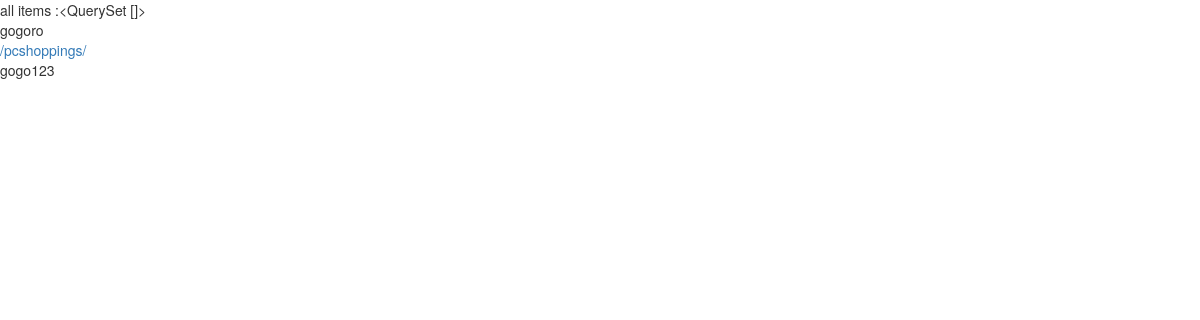
The page /pcshoppings/4 on the database as committed earlier.
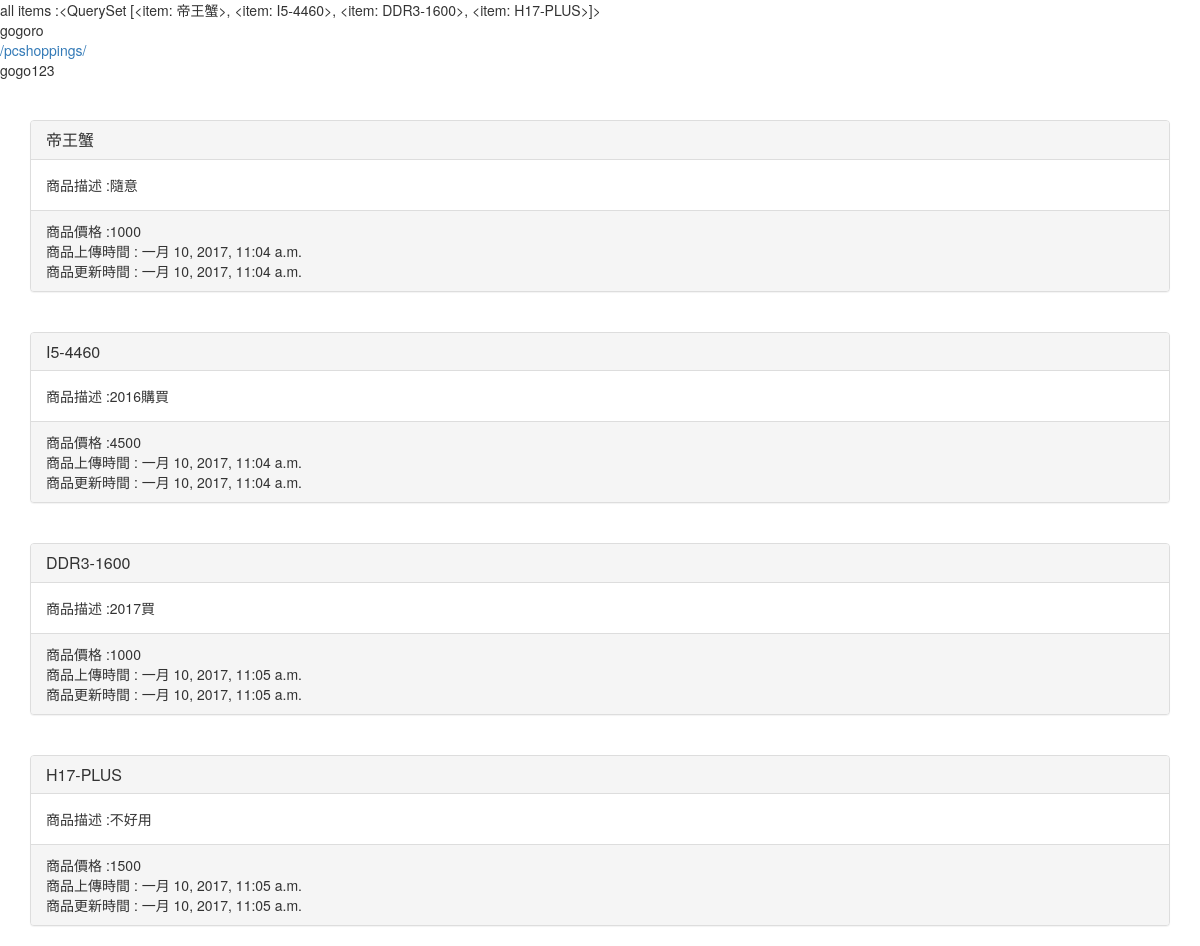
The same page on the database as committed later.
### pcshoppings/models.py (models this page shows)
class item(models.Model):
    category = models.ForeignKey(Category, verbose_name='商品分類', null=True, blank=True)
    item_name = models.CharField(verbose_name='商品名稱', max_length=20)
    item_description = models.TextField(verbose_name='商品描述',max_length=100)
    item_price = models.PositiveIntegerField(verbose_name='商品價格',default=None)
    created_time = models.DateTimeField(auto_now_add=True)
    update_time = models.DateTimeField(auto_now=True)
    item_img=models.ImageField(upload_to='upload', null=True,blank=True)
    item_url=models.CharField(verbose_name='商品相關連結', max_length=200,default=None)
    def __str__(self):
        return self.item_name

### pcshoppings/views.py (the view, shortened to what this page needs)
class Item_list_view(ListView):
    model=item

### templates/pcshoppings/item_list.html (shortened to what this page needs)
<head>
<link rel="stylesheet" href="https://maxcdn.bootstrapcdn.com/bootstrap/3.3.7/css/
bootstrap.min.css" integrity="sha384-BVYiiSIFeK1dGmJRAkycuHAHRg32OmUcww7on3RYdg4Va+PmSTsz/
K68vbdEjh4u">
<link rel="stylesheet" href="https://maxcdn.bootstrapcdn.com/bootstrap/3.3.7/css/bootstraptheme.
min.css" integrity="sha384-
rHyoN1iRsVXV4nD0JutlnGaslCJuC7uwjduW9SVrLvRYooPp2bWYgmgJQIXwl/Sp">
</head>
all items :{{ object_list }}
gogoro
<a href="{% url 'pc123'  category %}">
{% url 'pc123'  category %}
    </a>
gogo123
<div class="container">
<div class="row">
<div class="col-xs-3">
</div>
</div>
    {% for pc in object_list %}
<div class="panel panel-default">
<div class="panel-heading">
<h3 class="panel-title">
{{ pc.item_name}}
</h3>
</div>
<div class="panel-body">
商品描述 :{{ pc.item_description|truncatechars:50 }}
</div>
<div class="panel-footer">
 商品價格 :{{ pc.item_price}}
    <br>商品上傳時間  :  {{ pc.created_time  }}
    <br>商品更新時間    :  {{ pc.update_time  }}
</div>
</div>
{% endfor %}
   </div>

Rows that differ between the two databases and show on the page:
added item: item_name.item_name "<QuerySet [<item: 帝王蟹>, <item: I5-4460>, <item: DDR3-1600>, <item: H17-PLUS>]>", item_name "帝王蟹", item_description "隨意", item_price "1000", created_time "一月 10, 2017, 11:04 a.m.", update_time "一月 10, 2017, 11:04 a.m."
added item: item_name "I5-4460", item_description "2016購買", item_price "4500", created_time "一月 10, 2017, 11:04 a.m.", update_time "一月 10, 2017, 11:04 a.m."
added item: item_name "DDR3-1600", item_description "2017買", item_price "1000", created_time "一月 10, 2017, 11:05 a.m.", update_time "一月 10, 2017, 11:05 a.m."
added item: item_name "H17-PLUS", item_description "不好用", item_price "1500", created_time "一月 10, 2017, 11:05 a.m.", update_time "一月 10, 2017, 11:05 a.m."
Other text that changed with them:
{{ object_list }}: "<QuerySet []>" → (not shown)
